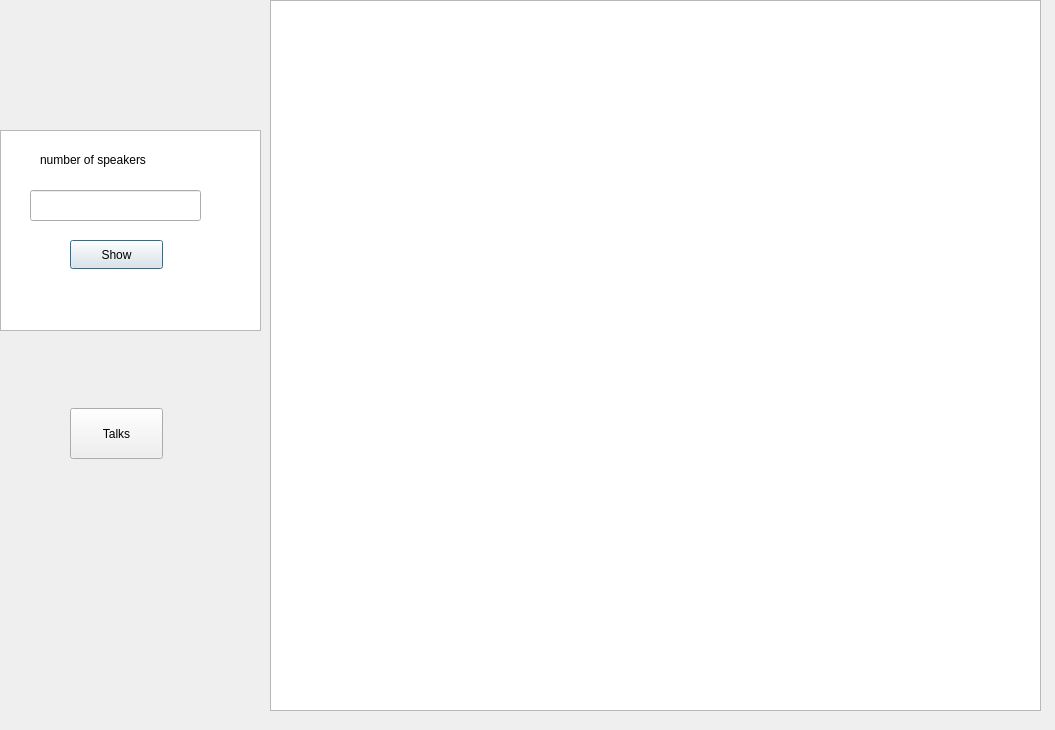
<?xml version="1.0" encoding="UTF-8"?>
<ui version="4.0">
 <class>SpeakerWindow</class>
 <widget class="QDialog" name="SpeakerWindow">
  <property name="geometry">
   <rect>
    <x>0</x>
    <y>0</y>
    <width>1055</width>
    <height>730</height>
   </rect>
  </property>
  <property name="windowTitle">
   <string>Dialog</string>
  </property>
  <widget class="QTextEdit" name="textEdit">
   <property name="geometry">
    <rect>
     <x>0</x>
     <y>130</y>
     <width>261</width>
     <height>201</height>
    </rect>
   </property>
  </widget>
  <widget class="QLabel" name="label">
   <property name="geometry">
    <rect>
     <x>40</x>
     <y>150</y>
     <width>151</width>
     <height>20</height>
    </rect>
   </property>
   <property name="text">
    <string>number of speakers</string>
   </property>
  </widget>
  <widget class="QLineEdit" name="lineEdit">
   <property name="geometry">
    <rect>
     <x>30</x>
     <y>190</y>
     <width>171</width>
     <height>31</height>
    </rect>
   </property>
  </widget>
  <widget class="QPushButton" name="pushButton">
   <property name="geometry">
    <rect>
     <x>70</x>
     <y>240</y>
     <width>93</width>
     <height>29</height>
    </rect>
   </property>
   <property name="text">
    <string>Show</string>
   </property>
  </widget>
  <widget class="QTableView" name="tableView">
   <property name="geometry">
    <rect>
     <x>270</x>
     <y>0</y>
     <width>771</width>
     <height>711</height>
    </rect>
   </property>
  </widget>
  <widget class="QPushButton" name="pushButton_2">
   <property name="geometry">
    <rect>
     <x>70</x>
     <y>408</y>
     <width>93</width>
     <height>51</height>
    </rect>
   </property>
   <property name="text">
    <string>Talks</string>
   </property>
  </widget>
 </widget>
 <resources/>
 <connections/>
</ui>
